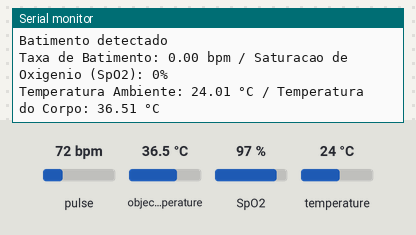
A sketch run on a simulated Arduino Uno, built with avr-gcc and run on an emulated ATmega328P. On the bench: the last lines printed to the serial monitor. The inputs (shaded band) are chosen by the test bench; at power-on: pulse 72 bpm, SpO2 97 %, temperature 24 °C, object temperature 36.5 °C.

Above: at 1.2 s.
1.3 s: pulse set to 42 bpm
At 2.7 s:
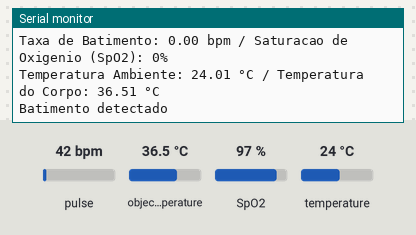
2.8 s: pulse set to 70 bpm
At 3.8 s:
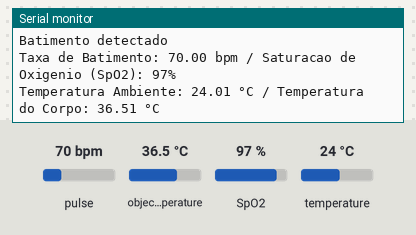
7.4 s: pulse set to 158 bpm
At 11.72 s:
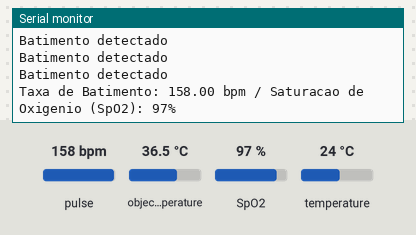
12.0 s: SpO2 set to 100 %
At 12.24 s:
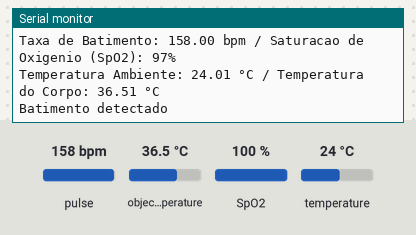
16.6 s: temperature set to 5 °C
At 16.85 s:
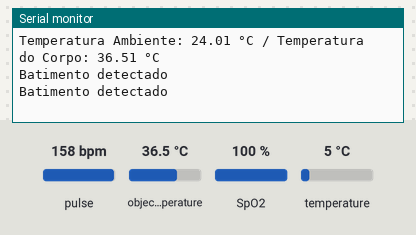
21.2 s: SpO2 set to 80 %
At 21.83 s:
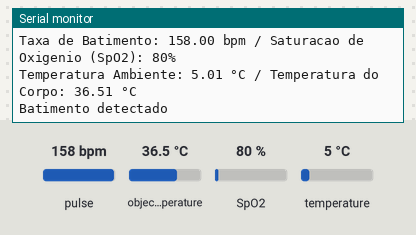
Timing chart, 0 to 24.2 s (numbered marks = the images above; inputs shaded):
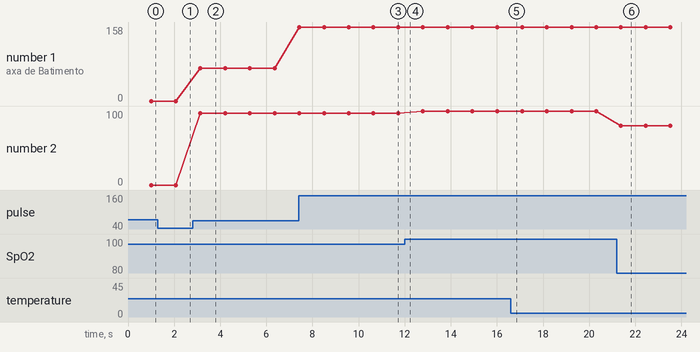

The sketch:

tempe.ino
```cpp
#include <Wire.h>
#include "MAX30100_PulseOximeter.h"
#include <Adafruit_MLX90614.h>

#define REPORTING_PERIOD_MS 1000

#define TEMPERATURE_ADDR 0x5A

uint32_t tsLastReport = 0;

PulseOximeter pox;
Adafruit_MLX90614 mlx;

void onBeatDetected() {
  Serial.println("Batimento detectado");
}

void setup() {
  Serial.begin(9600);
  Serial.println("Iniciando funcionamento dos sensores");

  Wire.begin();

  if (!pox.begin()) {
    Serial.println("Falha ao iniciar o oxímetro");
    while (1);
  }

  pox.setIRLedCurrent(MAX30100_LED_CURR_7_6MA);
  pox.setOnBeatDetectedCallback(onBeatDetected);

  mlx.begin(TEMPERATURE_ADDR);
}


void loop() {


  pox.update();


  if (millis() - tsLastReport > REPORTING_PERIOD_MS) {
    Serial.print("Taxa de Batimento: ");
    //double bat = pox.getHeartRate();
    Serial.print(pox.getHeartRate());
    Serial.print(" bpm / Saturacao de Oxigenio (SpO2): ");
    Serial.print(pox.getSpO2());
    Serial.println("%");

    double temp_amb = mlx.readAmbientTempC();
    double temp_obj = mlx.readObjectTempC();

    Serial.print("Temperatura Ambiente: ");
    Serial.print(temp_amb);
    Serial.print(" °C / Temperatura do Corpo: ");
    Serial.print(temp_obj);
    Serial.println(" °C");

    tsLastReport = millis();
  }


}
```

Measured:
- after the input at 2.8 s, the serial monitor: prints a new line after 0.34 s (image 2)
- after the input at 7.4 s, the serial monitor: prints a new line at once (image 3)
- after the input at 21.2 s, the serial monitor: prints a new line after 0.18 s (image 6)
- plotted number 1: 0 → 70 after the input at 2.8 s, 70 → 158 after the input at 7.4 s
- plotted number 2: 97 → 100 after the input at 12.0 s, 100 → 80 after the input at 21.2 s
